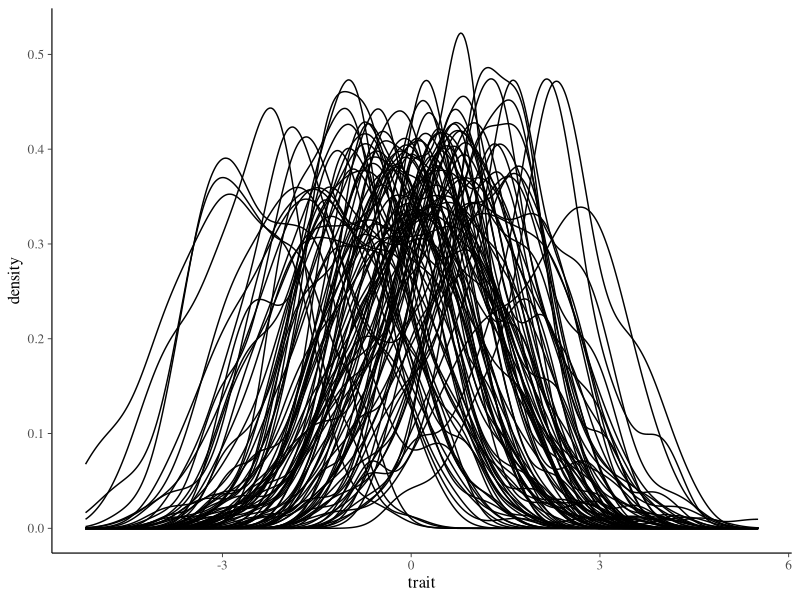
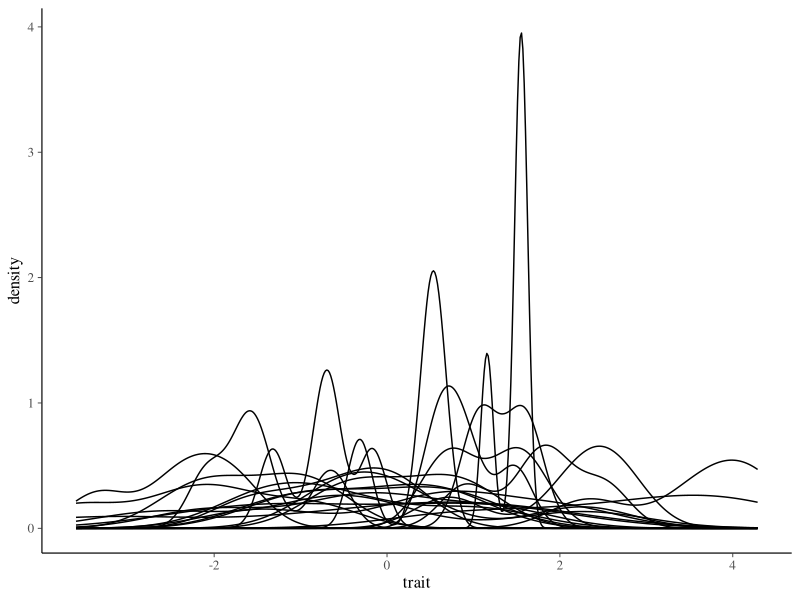
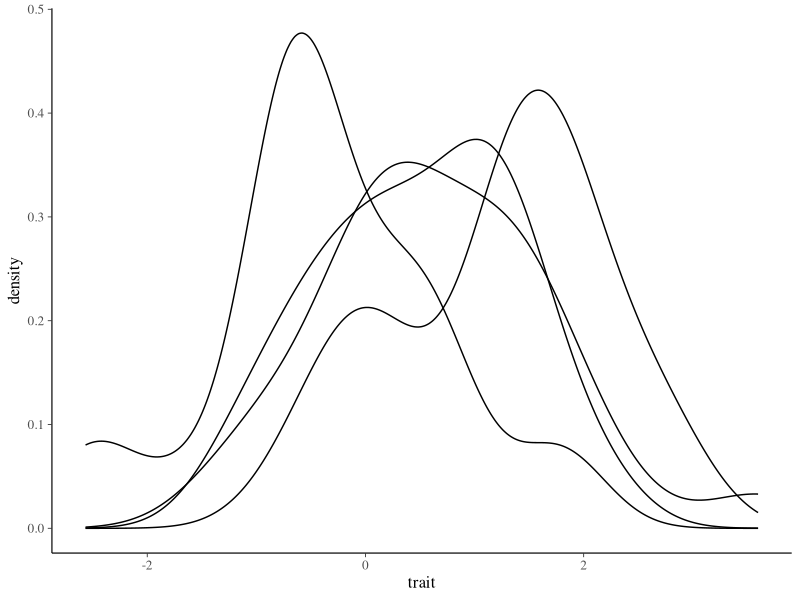
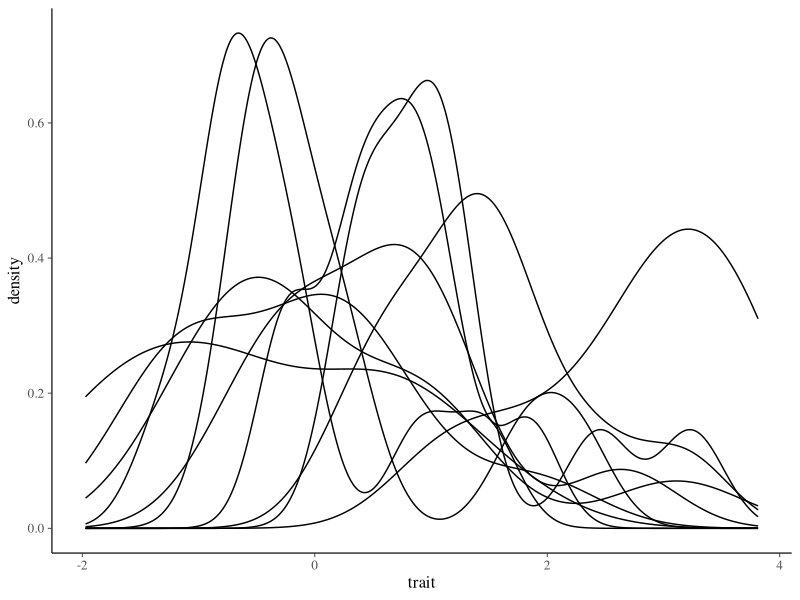
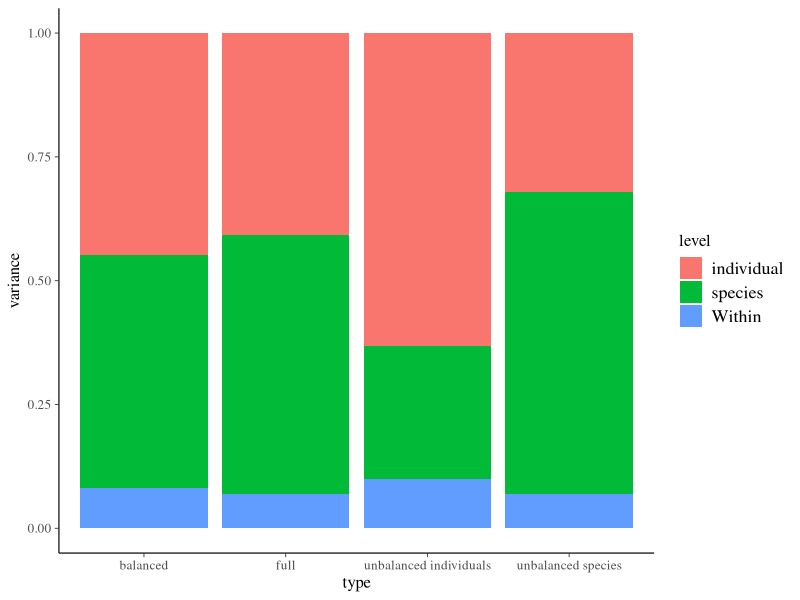

The R source for these figures, in order:
## ---- chunk 1
rm(list = ls()) ; invisible(gc()) ; set.seed(42)
library(knitr)
library(kableExtra)
if(knitr:::is_html_output()) options(knitr.table.format = "html") 
if(knitr:::is_latex_output()) options(knitr.table.format = "latex") 
library(tidyverse)
theme_set(bayesplot::theme_default())
opts_chunk$set(
  echo = F, message = F, warning = F, fig.height = 6, fig.width = 8,
  cache = T, cache.lazy = F)
## ---- chunk 2
S <- 100
I <- 100
sigma_sp <- 1
sigma_ind <- 1
data <- data.frame(species = 1:S, trait = rnorm(S, 0, sigma_sp)) %>% 
  group_by(species) %>% 
  do(data.frame(individual = 1:I, trait = rnorm(I, .$trait, sigma_ind))) %>% 
  mutate_at(c("species", "individual"), as.factor)
## ---- chunk 3
ggplot(data, aes(trait, group = species)) +
  geom_density(alpha = 0.3)
## ---- chunk 4
varcomp0 <- ape::varcomp(nlme::lme(trait ~ 1, random=~1|species/individual, data), 1)
## ---- chunk 5
subdata1 <- data %>% 
  filter(species %in% unique(data$species)[1:25]) %>% 
  group_by(species) %>% 
  sample_n(4) %>% 
  ungroup()
## ---- chunk 6
ggplot(subdata1, aes(trait, group = species)) +
  geom_density(alpha = 0.3)
## ---- chunk 7
varcomp1 <- ape::varcomp(nlme::lme(trait ~ 1, random=~1|species/individual, subdata1), 1)
## ---- chunk 8
subdata2 <- data %>% 
  filter(species %in% unique(data$species)[1:4]) %>% 
  group_by(species) %>% 
  sample_n(25) %>% 
  ungroup()
## ---- chunk 9
ggplot(subdata2, aes(trait, group = species)) +
  geom_density(alpha = 0.3)
## ---- chunk 10
varcomp2 <- ape::varcomp(nlme::lme(trait ~ 1, random=~1|species/individual, subdata2), 1)
## ---- chunk 11
subdata3 <- data %>% 
  filter(species %in% unique(data$species)[1:10]) %>% 
  group_by(species) %>% 
  sample_n(10) %>% 
  ungroup()
## ---- chunk 12
ggplot(subdata3, aes(trait, group = species)) +
  geom_density(alpha = 0.3)
## ---- chunk 13
varcomp3 <- ape::varcomp(nlme::lme(trait ~ 1, random=~1|species/individual, subdata3), 1)
## ---- chunk 14
lapply(list("full" = varcomp0, 
            "unbalanced species" = varcomp1, 
            "unbalanced individuals" = varcomp2, 
            "balanced" = varcomp3), function(x) 
  data.frame(level = names(x), variance = as.vector(x))) %>% 
  bind_rows(.id = "type") %>% 
  ggplot(aes(x = type, y = variance, fill = level)) +
  geom_bar(stat = "identity", position = "stack")
